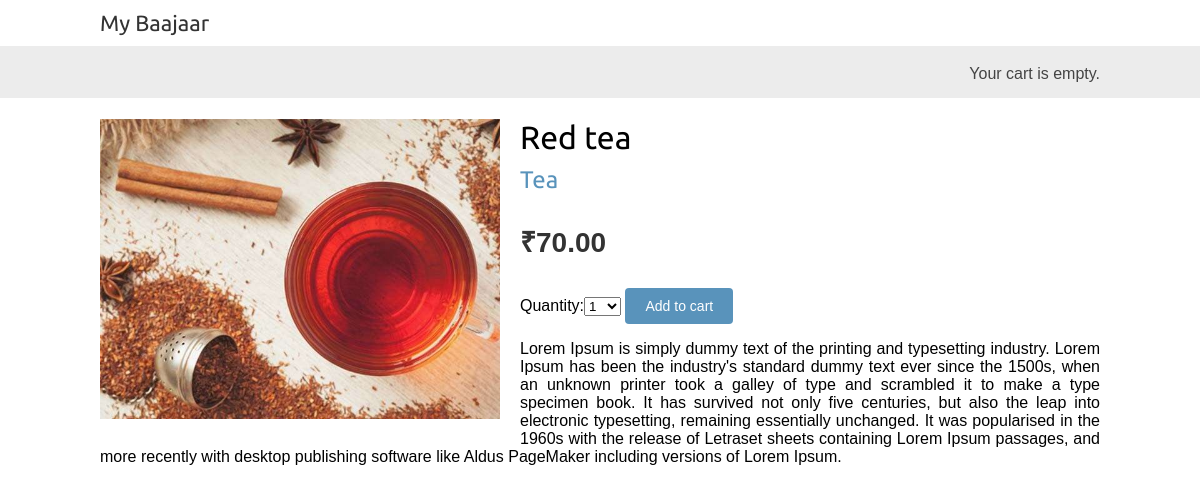
/2/red-tea/, run on the app's committed database.
### shop/models.py (models this page shows, shortened)
class Product(models.Model):
    category = models.ForeignKey(Category,related_name='products',on_delete=models.CASCADE)
    name=models.CharField(max_length=200,db_index=True)
    slug=models.SlugField(max_length=200,db_index=True)
    image=models.ImageField(upload_to='products/%Y/%m/%d',blank=True)
    description=models.TextField(blank=True)
    price=models.DecimalField(max_digits=10,decimal_places=2)
    available=models.BooleanField(default=True)
    created=models.DateTimeField(auto_now=True)
    updated=models.DateTimeField(auto_now=True)
    class Meta:
        ordering=('name',)
        index_together=(('id','slug'),)

class Category(models.Model):
    name=models.CharField(max_length=200,db_index=True)
    slug=models.SlugField(max_length=200,unique=True)
    class Meta:
        ordering=('name',)
        verbose_name='category'
        verbose_name_plural='catagories'
    def __str__(self):
        return self.name
    def get_absolute_url(self):
        return reverse('shop:product_list_by_category',args=[self.slug])

### shop/views.py (the view)
# urls.py: path('<int:id>/<slug:slug>/',views.product_detail,name='product_detail'),
def product_detail(request, id, slug):
    product=get_object_or_404(Product,id=id,slug=slug,available=True)
    cart_product_form=CartAddProductForm()
    return render(
        request,
        'product/detail.html',
        {'product':product,'cart_product_form':cart_product_form}
    )

### cart/forms.py
class CartAddProductForm(forms.Form):
    quantity = forms.TypedChoiceField(choices=PRODUCT_QUANTITY_CHOICES,coerce=int)
    override = forms.BooleanField(required=False,initial=False,widget=forms.HiddenInput)

### cart/cart.py (called while the page is built)
    def __len__(self):
        return sum(item['quantity'] for item in self.cart.values())

### cart/context_processors.py (called while the page is built)
def cart(request):
    return{'cart':Cart(request)}

### templates/product/detail.html (shortened to what this page needs)
{% extends 'base.html' %}
{% load static %}
{% block content %}
    <div class = "product-detail">
        <img src="{% if product.image %}{{ product.image.url }}{% else %}
        {% static 'img/no_image.png' %}{% endif %}">
        <h1>{{ product.name}}</h1>
        <h2>
            <a href = "{{ product.category.get_absolute_url}}">
                {{ product.category }}
            </a>
        </h2>
        <p class="price">₹{{ product.price }}</p>
        <form action="{% url 'cart:cart_add' product.id %}" method="post">
            {{ cart_product_form }}
            <input type="submit" value="Add to cart">
        </form>
        {{ product.description|linebreaks }}
    </div>
{% endblock content %}

### static/css/base.css (style rules this page uses)
body { margin:0; padding:0; font-family:helvetica, sans-serif; }
h1, h2, h3, h4, h5 , h6 { font-family: 'Ubuntu', sans-serif; font-weight:normal; }
a { text-decoration:none; color:#5993bb; }
a.button, input[type="submit"] { color:#fff; background:#5993bb; border-radius:4px; padding:10px 20px; font-size:14px; border:0; }
.product-detail { text-align:justify; }
.product-detail .price { color:#333; font-size:28px; font-weight:bold; }
.product-detail img { width:40%; float:left; padding:0 20px 20px 0; }
.product-detail h1 { margin-bottom:0; }
.product-detail h2 { margin-top:10px; }

### data on the page
Product: image (picture), name "Red tea", category "Tea", price "70.00", description "Lorem Ipsum is simply dummy text of the printing and typesetting industry. Lorem Ipsum has been the industry's standard dummy text ever since the 1500s, when an unknown printer took a galley of type and scrambled it to make a type specimen book. It has survived not only five centuries, but also the leap into electronic typesetting, remaining essentially unchanged. It was popularised in the 1960s with the release of Letraset sheets containing Lorem Ipsum passages, and more recently with desktop publishing software like Aldus PageMaker including versions of Lorem Ipsum."
